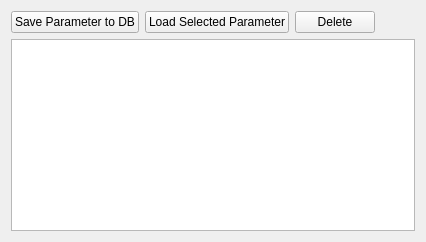
                                        <widget class="QWidget" name="parametersTab">
                                            <attribute name="title">
                                                <string>Parameters</string>
                                            </attribute>
                                            <layout class="QVBoxLayout" name="verticalLayout_11">
                                                <item>
                                                    <layout class="QHBoxLayout" name="horizontalLayout_23">
                                                        <item>
                                                            <widget class="QPushButton" name="saveParameterButton">
                                                                <property name="text">
                                                                    <string>Save Parameter to DB</string>
                                                                </property>
                                                            </widget>
                                                        </item>
                                                        <item>
                                                            <widget class="QPushButton" name="loadParameterButton">
                                                                <property name="text">
                                                                    <string>Load Selected Parameter</string>
                                                                </property>
                                                            </widget>
                                                        </item>
                                                        <item>
                                                            <widget class="QPushButton" name="deleteParameterButton">
                                                                <property name="text">
                                                                    <string>Delete</string>
                                                                </property>
                                                            </widget>
                                                        </item>
                                                        <item>
                                                            <spacer name="horizontalSpacer_4">
                                                                <property name="orientation">
                                                                    <enum>Qt::Horizontal</enum>
                                                                </property>
                                                                <property name="sizeHint" stdset="0">
                                                                    <size>
                                                                        <width>40</width>
                                                                        <height>20</height>
                                                                    </size>
                                                                </property>
                                                            </spacer>
                                                        </item>
                                                    </layout>
                                                </item>
                                                <item>
                                                    <widget class="QTableView" name="parametersTableView">
                                                        <property name="horizontalScrollBarPolicy">
                                                            <enum>Qt::ScrollBarAsNeeded</enum>
                                                        </property>
                                                        <property name="selectionBehavior">
                                                            <enum>QAbstractItemView::SelectRows</enum>
                                                        </property>
                                                        <property name="selectionMode">
                                                            <enum>QAbstractItemView::SingleSelection</enum>
                                                        </property>
                                                        <property name="editTriggers">
                                                            <set>QAbstractItemView::NoEditTriggers</set>
                                                        </property>
                                                        <attribute name="verticalHeaderVisible">
                                                            <bool>false</bool>
                                                        </attribute>
                                                        <attribute name="horizontalHeaderStretchLastSection">
                                                            <bool>true</bool>
                                                        </attribute>
                                                    </widget>
                                                </item>
                                            </layout>
                                        </widget>
